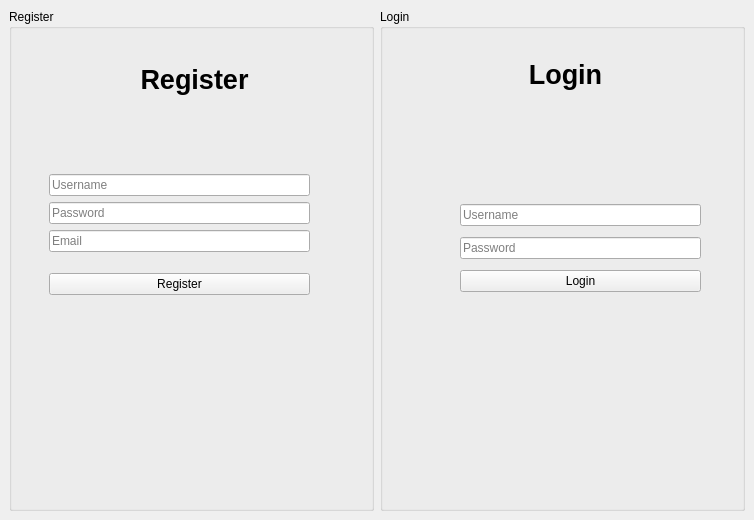
<?xml version="1.0" encoding="UTF-8"?>
<ui version="4.0">
 <class>MainWindow</class>
 <widget class="QMainWindow" name="MainWindow">
  <property name="geometry">
   <rect>
    <x>0</x>
    <y>0</y>
    <width>754</width>
    <height>520</height>
   </rect>
  </property>
  <property name="windowTitle">
   <string>MainWindow</string>
  </property>
  <widget class="QWidget" name="centralwidget">
   <layout class="QGridLayout" name="gridLayout">
    <item row="0" column="0">
     <layout class="QHBoxLayout" name="horizontalLayout">
      <item>
       <widget class="QGroupBox" name="groupBox">
        <property name="title">
         <string>Register</string>
        </property>
        <widget class="QLabel" name="label">
         <property name="geometry">
          <rect>
           <x>10</x>
           <y>50</y>
           <width>351</width>
           <height>41</height>
          </rect>
         </property>
         <property name="font">
          <font>
           <family>Arial</family>
           <pointsize>20</pointsize>
           <bold>true</bold>
          </font>
         </property>
         <property name="text">
          <string>Register</string>
         </property>
         <property name="alignment">
          <set>Qt::AlignCenter</set>
         </property>
        </widget>
        <widget class="QWidget" name="">
         <property name="geometry">
          <rect>
           <x>40</x>
           <y>150</y>
           <width>261</width>
           <height>151</height>
          </rect>
         </property>
         <layout class="QVBoxLayout" name="verticalLayout_2">
          <item>
           <layout class="QVBoxLayout" name="verticalLayout">
            <item>
             <widget class="QLineEdit" name="lineEditRegisterUsername">
              <property name="placeholderText">
               <string>Username</string>
              </property>
             </widget>
            </item>
            <item>
             <widget class="QLineEdit" name="lineEditRegisterPassword">
              <property name="placeholderText">
               <string>Password</string>
              </property>
             </widget>
            </item>
            <item>
             <widget class="QLineEdit" name="lineEditRegisterEmail">
              <property name="placeholderText">
               <string>Email</string>
              </property>
             </widget>
            </item>
           </layout>
          </item>
          <item>
           <widget class="QPushButton" name="Register">
            <property name="text">
             <string>Register</string>
            </property>
           </widget>
          </item>
         </layout>
        </widget>
       </widget>
      </item>
      <item>
       <widget class="QGroupBox" name="groupBox_2">
        <property name="title">
         <string>Login</string>
        </property>
        <widget class="QLabel" name="label_2">
         <property name="geometry">
          <rect>
           <x>10</x>
           <y>50</y>
           <width>351</width>
           <height>31</height>
          </rect>
         </property>
         <property name="font">
          <font>
           <family>Arial</family>
           <pointsize>20</pointsize>
           <bold>true</bold>
          </font>
         </property>
         <property name="text">
          <string>Login</string>
         </property>
         <property name="alignment">
          <set>Qt::AlignCenter</set>
         </property>
        </widget>
        <widget class="QWidget" name="">
         <property name="geometry">
          <rect>
           <x>80</x>
           <y>190</y>
           <width>241</width>
           <height>101</height>
          </rect>
         </property>
         <layout class="QVBoxLayout" name="verticalLayout_3">
          <item>
           <widget class="QLineEdit" name="lineEditLoginUsername">
            <property name="placeholderText">
             <string>Username</string>
            </property>
           </widget>
          </item>
          <item>
           <widget class="QLineEdit" name="lineEditLoginPassword">
            <property name="placeholderText">
             <string>Password</string>
            </property>
           </widget>
          </item>
          <item>
           <widget class="QPushButton" name="Login">
            <property name="text">
             <string>Login</string>
            </property>
           </widget>
          </item>
         </layout>
        </widget>
       </widget>
      </item>
     </layout>
    </item>
   </layout>
  </widget>
 </widget>
 <resources/>
 <connections/>
</ui>
